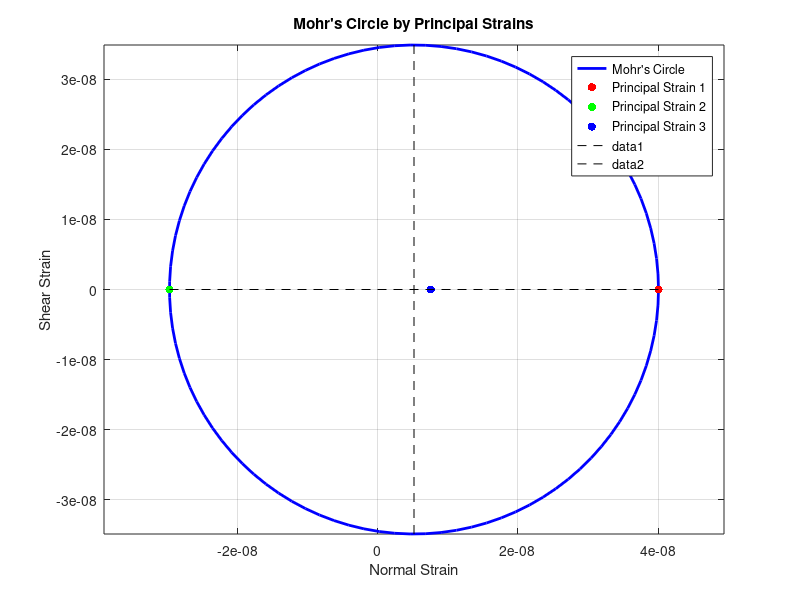

The MATLAB source for this figure:
clc,clearvars
fprintf("Muhammad Abeer Khan ME-19221\n")
fprintf("Muhammad Asher      ME-19304")
%Stresses converted to strains then to principal strains
E=29e8
v=0.26
sigx_x=90;
sigy_y=54;
sigz_z=-36;
taux_y=27;
tauy_z=-15;
taux_z=-36;

ex_x=(1/E)*(sigx_x-v*(sigy_y+sigz_z))
ey_y=(1/E)*(sigy_y-v*(sigx_x+sigz_z))
ez_z=(1/E)*(sigz_z-v*(sigy_y+sigx_x))

gx_y=2*(1+v)*taux_y/E
gy_z=2*(1+v)*tauy_z/E
gx_z=2*(1+v)*taux_z/E

J_1=ex_x+ey_y+ez_z;
J_2=ex_x*ey_y+ey_y*ez_z+ez_z*ex_x-(1/4)*(gx_y^2+gy_z^2+gx_z^2);
J_3=ex_x*ey_y*ez_z+(1/4)*(-ex_x*gy_z^2-ey_y*gx_z^2-ez_z*gx_y^2+gx_y*gy_z*gx_z);

p=[1 -J_1 J_2 -J_3];
r=roots(p);

e_1=r(1,:)
e_2=r(2,:)
e_3=r(3,:)

% Mohr circle
% the center and radius of the Mohr's circle
center = (e_1 + e_2) / 2;
radius = abs(e_1 - e_2) / 2;
theta = linspace(0, 2*pi, 100);
 
% coordinates of the Mohr's circle
x = center + radius * cos(theta);
y = radius * sin(theta);

figure;
plot(x, y, 'b', 'LineWidth', 2);
hold on;
 
% principal strains
scatter(e_1, 0, 'r', 'filled');
scatter(e_2, 0, 'g', 'filled');
scatter(e_3, 0, 'b', 'filled');

xlabel('Normal Strain');
ylabel('Shear Strain');
title('Mohr''s Circle by Principal Strains');
grid on;
axis equal;
legend('Mohr''s Circle', 'Principal Strain 1', 'Principal Strain 2', 'Principal Strain 3');
 

% Mark the axis with dashed lines
plot([center, center], [-radius, radius], 'k--'); % Vertical dashed line
plot([e_1, e_2], [0, 0], 'k--'); % Horizontal dashed lines